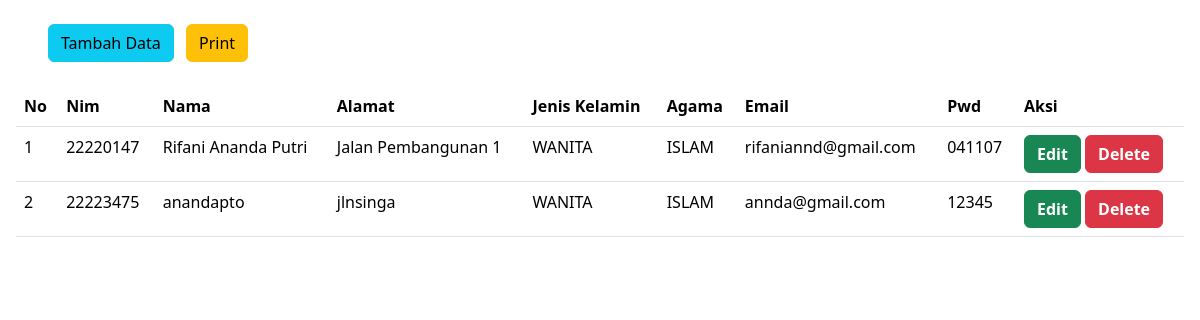
The app's page /read.php with its own data.
### tables this page shows
CREATE TABLE `mahasiswa` (
  `nim` varchar(8) NOT NULL,
  `nama` varchar(50) NOT NULL,
  `alamat` varchar(250) NOT NULL,
  `jkl` enum('PRIA','WANITA') NOT NULL,
  `agama` varchar(25) NOT NULL,
  `email` varchar(250) NOT NULL,
  `pwd` varchar(50) NOT NULL,
  `created_at` datetime NOT NULL DEFAULT current_timestamp(),
  `updated_at` datetime NOT NULL
);

### read.php (the view, shortened to what this page needs)
<!doctype html>
<html lang="en">
<head>
      <link href="https://cdn.jsdelivr.net/npm/bootstrap@5.3.3/dist/css/bootstrap.min.css" rel="stylesheet"
>
</head>
<body>
      <?php
      include_once "DB.php";
      $sql = "SELECT * FROM mahasiswa";
      $q = mysqli_query($koneksi, $sql);
      ?>
      <a href="form.php" class="btn btn-info mt-4 mb-2 ms-5" role="button"><i class="bi bi-cloud-download"></i>
            Tambah
            Data</a>
      <a target="_blank" href="print.php" class="btn btn-warning mt-4 mb-2 ms-2" role="button">
            Print</a>
      <div class="table-responsive m-3">
            <table class="table table-hover">
                  <thead>
                        <tr>
                              <th>No</th>
                              <th>Nim</th>
                              <th>Nama</th>
                              <th>Alamat</th>
                              <th>Jenis Kelamin</th>
                              <th>Agama</th>
                              <th>Email</th>
                              <th>Pwd</th>
                              <th>Aksi</th>
                        </tr>
                  </thead>
                  <tbody>
                        <?php
                        $no = 1;
                        while ($data = mysqli_fetch_assoc($q)) {
                              ?>
                              <tr>
                                    <td><?= $no ?></td>
                                    <td><?= $data['nim'] ?></td>
                                    <td><?= $data['nama'] ?></td>
                                    <td><?= $data['alamat'] ?></td>
                                    <td><?= $data['jkl'] ?></td>
                                    <td><?= $data['agama'] ?></td>
                                    <td><?= $data['email'] ?></td>
                                    <td><?= $data['pwd'] ?></td>
                                    <td>
                                          <a class="btn btn-success" href="update.php?nim=<?= $data['nim'] ?>"><b
                                                      class="text-white">
                                                      Edit</b></a>
                                          <a class="btn btn-danger" href="delete.php?nim=<?= $data['nim'] ?>"><b
                                                      class="text-white">
                                                      Delete</b></a>
                                    </td>
                              </tr>
                              <?php $no++;
                        } ?>
                  </tbody>
            </table>
      </div>
</body>
</html>

### records on screen
mahasiswa: nim "22220147", nama "Rifani Ananda Putri", alamat "Jalan Pembangunan 1", jkl "WANITA", agama "ISLAM", email "rifaniannd@gmail.com", pwd "041107"
mahasiswa: nim "22223475", nama "anandapto", alamat "jlnsinga", jkl "WANITA", agama "ISLAM", email "annda@gmail.com", pwd "12345"
